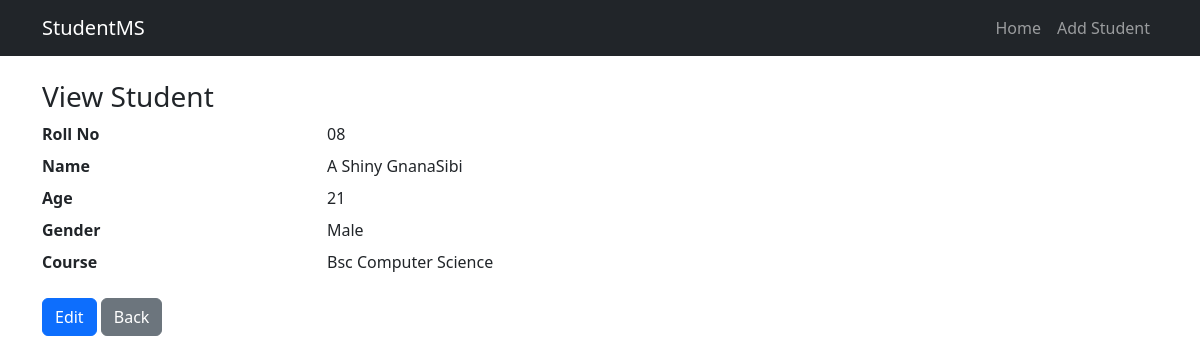
Screenshot of /view/1 with the database file from the repository.
### Backend/app.py (models this page shows, shortened)
class Student(db.Model):
    id = db.Column(db.Integer, primary_key=True)
    roll_no = db.Column(db.String(20), unique=True, nullable=False)
    name = db.Column(db.String(120), nullable=False)
    age = db.Column(db.Integer, nullable=False)
    gender = db.Column(db.String(10), nullable=False)
    course = db.Column(db.String(120), nullable=False)

### Backend/app.py (the view)
@app.route('/view/<int:id>')
def view_student(id):
    student = Student.query.get_or_404(id)
    return render_template('view.html', student=student)

### templates/view.html
{% extends 'base.html' %}
{% block content %}
<h3>View Student</h3>
<dl class="row">
    <dt class="col-sm-3">Roll No</dt><dd class="col-sm-9">{{ student.roll_no }}</dd>
    <dt class="col-sm-3">Name</dt><dd class="col-sm-9">{{ student.name }}</dd>
    <dt class="col-sm-3">Age</dt><dd class="col-sm-9">{{ student.age }}</dd>
    <dt class="col-sm-3">Gender</dt><dd class="col-sm-9">{{ student.gender }}</dd>
    <dt class="col-sm-3">Course</dt><dd class="col-sm-9">{{ student.course }}</dd>
</dl>
<a href="{{ url_for('edit_student', id=student.id) }}" class="btn btn-primary">Edit</a>
<a href="{{ url_for('index') }}" class="btn btn-secondary">Back</a>
{% endblock %}

### rows the page displays
Student: roll_no "08", name "A Shiny GnanaSibi", age "21", gender "Male", course "Bsc Computer Science"
